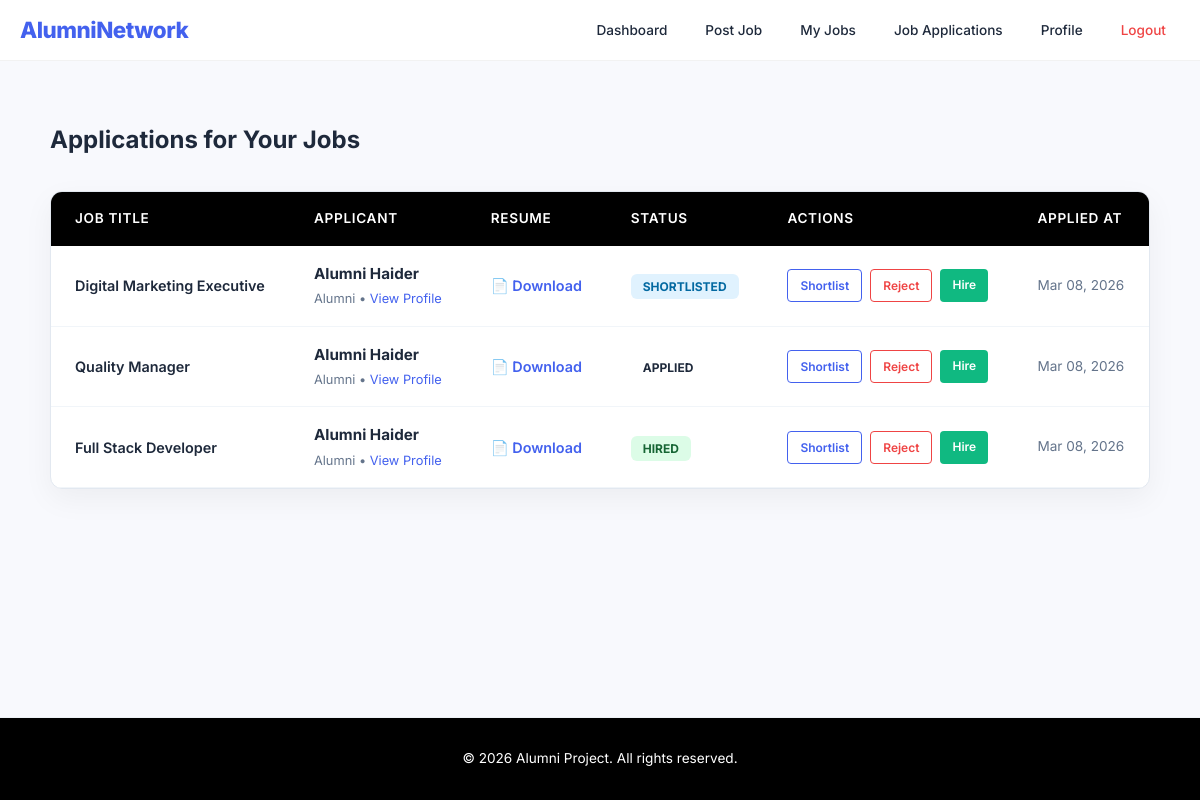
The page /my-job-applications/ (signed in) on the database its author committed.
### myapp/models.py (models this page shows, shortened)
class JobApplication(models.Model):
    STATUS_CHOICES = (
        ('applied', 'Applied'),
        ('shortlisted', 'Shortlisted'),
        ('rejected', 'Rejected'),
        ('hired', 'Hired'),
    )
    job = models.ForeignKey(Job, on_delete=models.CASCADE, related_name='applications')
    applicant = models.ForeignKey(
        UserRegister,  # <- use UserRegister instead of settings.AUTH_USER_MODEL
        on_delete=models.CASCADE,
        limit_choices_to={'role__in': ['student', 'alumni']}
    )
    resume = models.FileField(upload_to='applications/')
    status = models.CharField(max_length=20, choices=STATUS_CHOICES, default='applied')
    applied_at = models.DateTimeField(auto_now_add=True)
    class Meta:
        unique_together = ('job', 'applicant')

class Job(models.Model):
    STATUS_CHOICES = (
        ('pending', 'Pending'),
        ('approved', 'Approved'),
        ('rejected', 'Rejected'),
    )
    employer = models.ForeignKey(
        UserRegister,
        on_delete=models.CASCADE,
        limit_choices_to={'role__in': ['employer', 'alumni']},
        related_name='jobs'
    )
    title = models.CharField(max_length=255)
    description = models.TextField()
    location = models.CharField(max_length=255)
    salary_min = models.DecimalField(max_digits=10, decimal_places=2, blank=True, null=True)
    salary_max = models.DecimalField(max_digits=10, decimal_places=2, blank=True, null=True)
    category = models.CharField(max_length=255)
    skills_required = models.TextField(help_text="Comma separated skills")
    status = models.CharField(max_length=20, choices=STATUS_CHOICES, default='approved')
    created_at = models.DateTimeField(auto_now_add=True)

class UserRegister(models.Model):
    id = models.AutoField(primary_key=True)
    full_name = models.CharField(max_length=255)
    username = models.CharField(max_length=150, unique=True)
    email = models.EmailField(unique=True)
    password = models.CharField(max_length=128)
    GENDER_CHOICES = [
        ('male', 'Male'),
        ('female', 'Female'),
        ('other', 'Other'),
    ]
    gender = models.CharField(max_length=6, choices=GENDER_CHOICES)
    age = models.PositiveIntegerField()
    ROLE_CHOICES = [
        ('alumni', 'Alumni'),
        ('student', 'Student'),
        ('employer', 'Employer'),
    ]
    role = models.CharField(max_length=20, choices=ROLE_CHOICES)
    STATUS_CHOICES = [
        ('pending', 'Pending'),
        ('approved', 'Approved'),
        ('rejected', 'Rejected'),
    ]
    status = models.CharField(
        max_length=10,
        choices=STATUS_CHOICES,
        default='pending'
    )
    phone = models.CharField(max_length=20, blank=True, null=True)
    city = models.CharField(max_length=100, blank=True, null=True)
    country = models.CharField(max_length=100, blank=True, null=True)
    education = models.CharField(max_length=255, blank=True)
    skills = models.TextField(blank=True)
    experience = models.TextField(blank=True)
    contact_number = models.CharField(max_length=15, blank=True)
    resume = models.FileField(upload_to='resumes/', null=True, blank=True)
    is_public = models.BooleanField(default=True)
    date_joined = models.DateTimeField(auto_now_add=True)
    is_active = models.BooleanField(default=True)

### myapp/views.py (the view)
# urls.py: path('my-job-applications/', views.my_job_applications, name='my_job_applications'),
def my_job_applications(request):
    username = request.session.get('username')
    role = request.session.get('role')
    if not username or role not in ['employer', 'alumni']:
        return redirect('login')
    user = get_object_or_404(UserRegister, username=username)
    jobs = Job.objects.filter(employer=user)
    applications = JobApplication.objects.filter(job__in=jobs).order_by('-applied_at')
    return render(request, 'my_job_applications.html', {'applications': applications})

### templates/my_job_applications.html (shortened to what this page needs)
{% extends "base.html" %}
{% block content %}
<div class="page-header">
    <h2>Applications for Your Jobs</h2>
</div>
<div class="table-card">
    <table>
        <thead>
            <tr>
                <th>Job Title</th>
                <th>Applicant</th>
                <th>Resume</th>
                <th>Status</th>
                <th>Actions</th>
                <th>Applied At</th>
            </tr>
        </thead>
        <tbody>
            {% for app in applications %}
            <tr>
                <td style="font-weight: 600;">{{ app.job.title }}</td>
                <td>
                    <div class="applicant-info">
                        <strong>{{ app.applicant.full_name }}</strong>
                        <span class="applicant-meta">
                            {{ app.applicant.role|capfirst }}
                            {% if app.applicant.is_public %}
                                • <a href="{% url 'view_user_profile' app.applicant.id %}" style="color: var(--primary-color); text-decoration: none;">View Profile</a>
                            {% endif %}
                        </span>
                    </div>
                </td>
                <td>
                    <a href="{{ app.resume.url }}" target="_blank" class="btn-download">
                        📄 Download
                    </a>
                </td>
                <td>
                    <span class="badge status-{{ app.status|lower }}">
                        {{ app.status }}
                    </span>
                </td>
                <td>
                    <div class="action-group">
                        {% if request.session.username == app.job.employer.username %}
                            <a href="{% url 'update_application_status' app.id 'shortlisted' %}" class="btn-sm btn-shortlist">Shortlist</a>
                            <a href="{% url 'update_application_status' app.id 'rejected' %}" class="btn-sm btn-reject">Reject</a>
                            <a href="{% url 'update_application_status' app.id 'hired' %}" class="btn-sm btn-hire">Hire</a>
                        {% else %}
                            <span style="color: var(--text-light); font-size: 0.8rem;">No Permission</span>
                        {% endif %}
                    </div>
                </td>
                <td style="color: var(--text-light); font-size: 0.85rem;">
                    {{ app.applied_at|date:"M d, Y" }}
                </td>
            </tr>
            {% empty %}
            <tr>
                <td colspan="6" class="empty-state">
                    <p>No applications received yet for your active listings.</p>
                </td>
            </tr>
            {% endfor %}
        </tbody>
    </table>
</div>
{% endblock %}

### templates/base.html (style rules this page uses)
:root { --primary-color: #4361ee; --secondary-color: #3f37c9; --bg-color: #f8f9fd; --card-bg: #ffffff; --text-dark: #1e293b; --text-light: #64748b; --success: #10b981; --danger: #ef4444; --shadow: 0 10px 30px rgba(0, 0, 0, 0.05); --radius: 12px; }
body { font-family: 'Inter', sans-serif; margin: 0; padding: 0; background-color: var(--bg-color); color: var(--text-dark); line-height: 1.6; display: flex; flex-direction: column; min-height: 100vh; }

### templates/my_job_applications.html (style rules this page uses)
.page-header { margin-bottom: 2rem; }
.table-card { background: var(--card-bg); border-radius: var(--radius); box-shadow: var(--shadow); overflow: hidden; border: 1px solid #e2e8f0; }
table { width: 100%; border-collapse: collapse; text-align: left; }
th { background-color: #000000; color: white; font-weight: 600; font-size: 0.85rem; text-transform: uppercase; letter-spacing: 0.05em; padding: 16px 24px; }
td { padding: 16px 24px; border-bottom: 1px solid #f1f5f9; vertical-align: middle; font-size: 0.9rem; }
.applicant-info strong { display: block; color: var(--text-dark); font-size: 0.95rem; }
.applicant-meta { font-size: 0.8rem; color: var(--text-light); }
.badge { padding: 5px 12px; border-radius: 6px; font-size: 0.75rem; font-weight: 700; text-transform: uppercase; }
.status-shortlisted { background: #e0f2fe; color: #0369a1; }
.status-hired { background: #dcfce7; color: #166534; }
.action-group { display: flex; gap: 8px; flex-wrap: wrap; }
.btn-sm { padding: 6px 12px; border-radius: 4px; text-decoration: none; font-size: 0.75rem; font-weight: 600; transition: 0.2s; border: 1px solid #e2e8f0; }
.btn-shortlist { background: #fff; color: var(--primary-color); border-color: var(--primary-color); }
.btn-reject { background: #fff; color: var(--danger); border-color: var(--danger); }
.btn-hire { background: var(--success); color: #fff; border: none; }
.btn-download { color: var(--primary-color); text-decoration: none; font-weight: 600; display: inline-flex; align-items: center; gap: 4px; }

### rows shown on the page
JobApplication: job "Digital Marketing Executive", applicant.full_name "Alumni Haider", applicant.role "Alumni", shows "View Profile", status "SHORTLISTED", shows "Shortlist", applied_at "Mar 08, 2026"
JobApplication: job "Quality Manager", applicant.full_name "Alumni Haider", applicant.role "Alumni", shows "View Profile", status "APPLIED", shows "Shortlist", applied_at "Mar 08, 2026"
JobApplication: job "Full Stack Developer", applicant.full_name "Alumni Haider", applicant.role "Alumni", shows "View Profile", status "HIRED", shows "Shortlist", applied_at "Mar 08, 2026"
